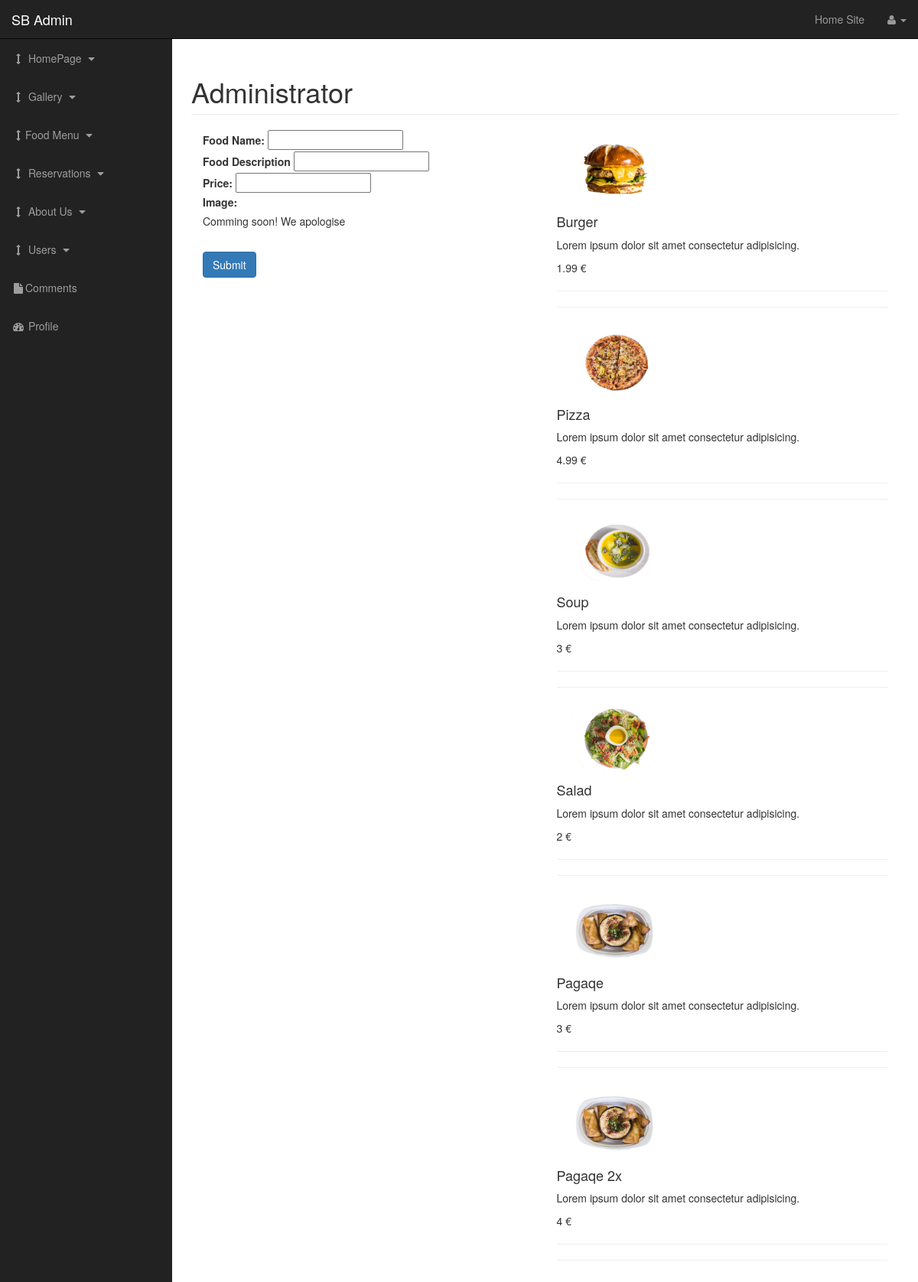
The app's page /admin/admin_menu.php with its own data.
### tables this page shows
CREATE TABLE `menues` (
  `id` int(11) NOT NULL,
  `foodName` varchar(250) NOT NULL,
  `image` text NOT NULL,
  `description` varchar(250) NOT NULL,
  `price` double NOT NULL
);

### admin/admin_menu.php (the view, shortened to what this page needs)
<?php
include_once "includes/admin_header.php";
include_once "includes/aside.php";
?>
    <div id="page-wrapper">
        <div class="container-fluid">
            <div class="row">
                <div class="col-lg-12">
                    <h1 class="page-header">
                        Administrator
                    </h1>
                    <div class="col-lg-6">
                        <form action="admin_menu.php" method="post">
                            <label for="name">Food Name:</label>
                            <input type="text" name="foodName" id="name">
                            <br>
                            <label for="description">Food Description</label>
                            <input type="text" name="description" id="description">
                            <br>
                            <label for="price">Price:</label>
                            <input type="number" name="price" id="price">
                            <br>
                            <label for="image">Image:</label>
                            <p>Comming soon! We apologise</p>
                            <br>
                            <input type="submit" name="submit" class="btn btn-primary">
                        </form>
                    </div>
                    <div class="col-lg-6">
                        <?php
                        $query = "SELECT * FROM menues";
                        $result = mysqli_query($connection, $query);
                        while ($row = mysqli_fetch_assoc($result)) {
                            echo '
                                 <div class="menuItems">
                                     <img src="../images/menuFoods/' . $row['image'] . '" alt="Hamburger Image" class="menuFoodImages" width="150px">
                                     <div class="menuFoodDescrioption">
                                         <h4>' . $row['foodName'] . '</h4>
                                         <p>' . $row['description'] . '</p>
                                         <div class="buyItem">
                                             <div>' . $row['price'] . ' &euro;</div>
                                         </div>
                                     </div>
                                 </div>
                                 <hr><hr>
                                 ';
                        };
                        ?>
                    </div>
                </div>
            </div>
        </div>
    </div>
    </div>
<?php
include_once "includes/footer.php";
?>

### admin/css/sb-admin.css (style rules this page uses)
body { margin-top: 100px; background-color: #222; }
@media (min-width:768px) { body { margin-top: 50px; } }
#page-wrapper { width: 100%; padding: 0; background-color: #fff; }
@media (min-width:768px) { #page-wrapper { padding: 10px; } }

### records on screen
menues: image (picture), foodName "Burger", description "Lorem ipsum dolor sit amet consectetur adipisicing.", price "1.99"
menues: image (picture), foodName "Pizza", description "Lorem ipsum dolor sit amet consectetur adipisicing.", price "4.99"
menues: image (picture), foodName "Soup", description "Lorem ipsum dolor sit amet consectetur adipisicing.", price "3"
menues: image (picture), foodName "Salad", description "Lorem ipsum dolor sit amet consectetur adipisicing.", price "2"
menues: image (picture), foodName "Pagaqe", description "Lorem ipsum dolor sit amet consectetur adipisicing.", price "3"
menues: image (picture), foodName "Pagaqe 2x", description "Lorem ipsum dolor sit amet consectetur adipisicing.", price "4"
